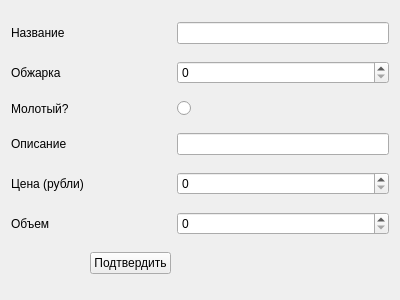
<?xml version="1.0" encoding="UTF-8"?>
<ui version="4.0">
 <class>Dialog</class>
 <widget class="QWidget" name="Dialog">
  <property name="geometry">
   <rect>
    <x>0</x>
    <y>0</y>
    <width>400</width>
    <height>300</height>
   </rect>
  </property>
  <property name="windowTitle">
   <string>Form</string>
  </property>
  <layout class="QGridLayout" name="gridLayout_2">
   <item row="0" column="0">
    <widget class="QLabel" name="label">
     <property name="text">
      <string>Название</string>
     </property>
    </widget>
   </item>
   <item row="0" column="2">
    <widget class="QLineEdit" name="NameEdit"/>
   </item>
   <item row="1" column="0">
    <widget class="QLabel" name="label_2">
     <property name="text">
      <string>Обжарка</string>
     </property>
    </widget>
   </item>
   <item row="1" column="2">
    <widget class="QSpinBox" name="RoastBox">
     <property name="maximum">
      <number>10</number>
     </property>
    </widget>
   </item>
   <item row="2" column="0">
    <widget class="QLabel" name="label_3">
     <property name="text">
      <string>Молотый?</string>
     </property>
    </widget>
   </item>
   <item row="2" column="2">
    <widget class="QRadioButton" name="GroundButton">
     <property name="text">
      <string/>
     </property>
    </widget>
   </item>
   <item row="3" column="0">
    <widget class="QLabel" name="label_4">
     <property name="text">
      <string>Описание</string>
     </property>
    </widget>
   </item>
   <item row="3" column="2">
    <widget class="QLineEdit" name="DescriptionEdit"/>
   </item>
   <item row="4" column="0">
    <widget class="QLabel" name="label_5">
     <property name="text">
      <string>Цена (рубли)</string>
     </property>
    </widget>
   </item>
   <item row="4" column="2">
    <widget class="QSpinBox" name="PriceBox">
     <property name="maximum">
      <number>500</number>
     </property>
    </widget>
   </item>
   <item row="5" column="0">
    <widget class="QLabel" name="label_6">
     <property name="text">
      <string>Объем</string>
     </property>
    </widget>
   </item>
   <item row="5" column="2">
    <widget class="QSpinBox" name="AmountBox">
     <property name="maximum">
      <number>500</number>
     </property>
    </widget>
   </item>
   <item row="6" column="1">
    <widget class="QPushButton" name="pushButton">
     <property name="text">
      <string>Подтвердить</string>
     </property>
    </widget>
   </item>
  </layout>
 </widget>
 <resources/>
 <connections/>
</ui>
